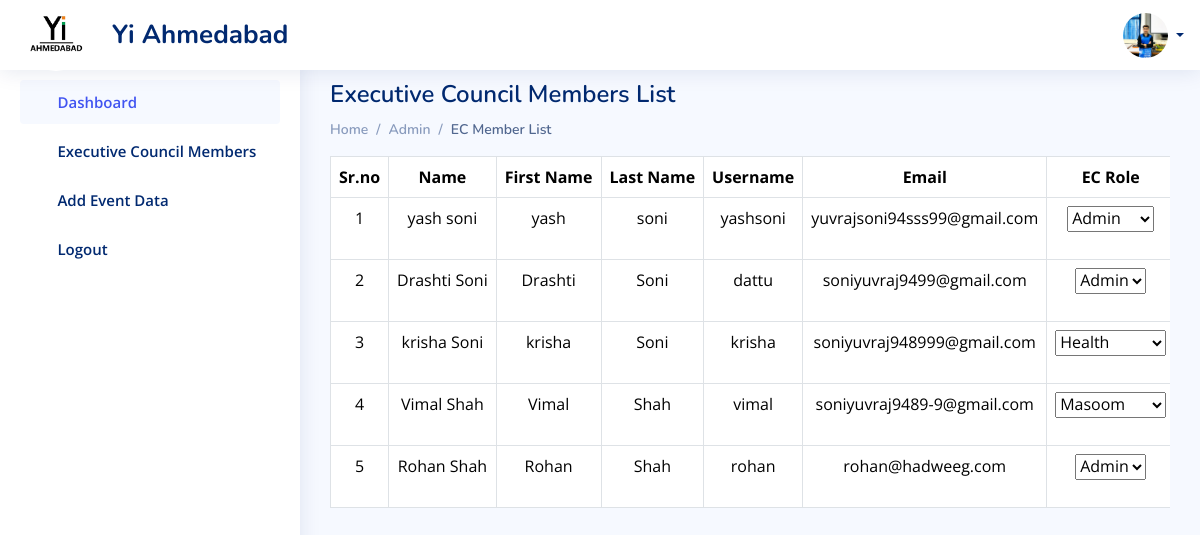
Before: /EC-Member-List (signed in) with the older database file.
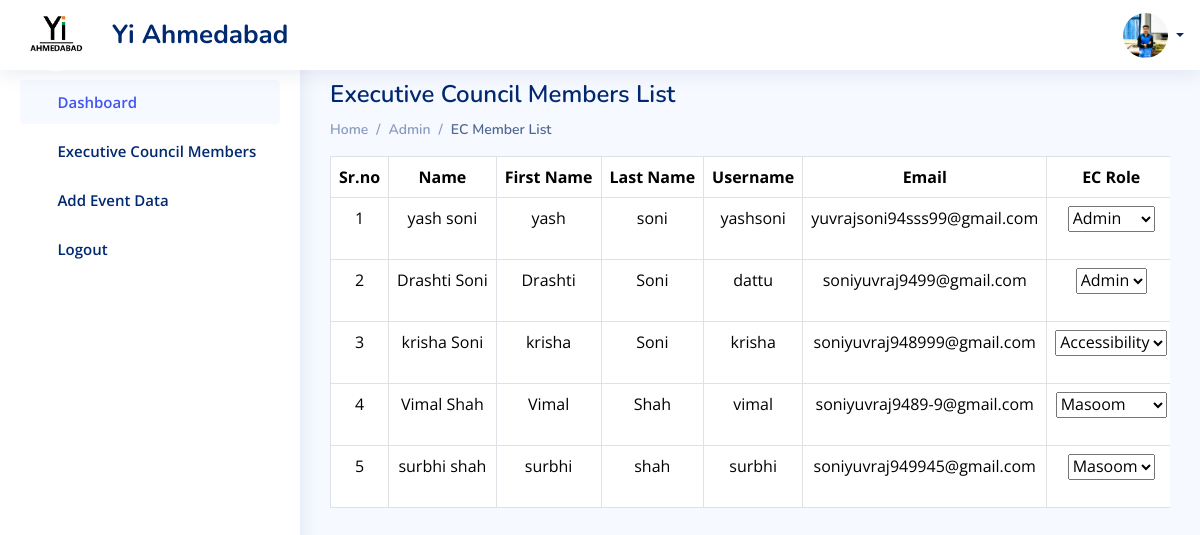
After: the same page with the newer database file.
### admin_app/models.py (models this page shows, shortened)
class LoginSide(AbstractUser):
    id = models.UUIDField(primary_key=True,default=uuid.uuid4,editable=False)
    login_role = models.ManyToManyField(Login_Role,)
    first_name = models.CharField(max_length=200,null=True)
    last_name = models.CharField(max_length=200)
    email = models.EmailField(max_length=200,unique=True,)
    photo = models.ImageField(upload_to='user_photo/', null=True,)
    phone_number = models.CharField(max_length=15,default='Phone Number')

### admin_app/views.py (the view)
# urls.py: path('EC-Member-List',manager_list,name='View-manager'),
def manager_list(request):
    if not request.user.login_role.filter(name='Admin').exists():
        return redirect('Error-Page')
    manager = LoginSide.objects.all().distinct()
    login_role = Login_Role.objects.all()
    user_roles = request.user.login_role.all()
    contex = {
        'role' :login_role,
        'managers' :manager,
        'user_role': user_roles
    }
    return render(request,'Admin/view_manager.html',contex)

### admin_app/Templates/Admin/view_manager.html (shortened to what this page needs)
{% load static %}
<!DOCTYPE html>
<html lang="en">
<head>
  <link href="{% static 'assets/vendor/bootstrap/css/bootstrap.min.css' %}" rel="stylesheet">
  <link href="{% static 'assets/vendor/bootstrap-icons/bootstrap-icons.css' %}" rel="stylesheet">
  <link href="{% static 'assets/css/style.css' %}" rel="stylesheet">
</head>
<body>
  {% include 'Admin/components/header.html' %}
  {% include 'Admin/components/side_navbar.html' %}
  <main id="main" class="main">
    <div class="pagetitle">
      <h1>Executive Council Members List</h1>
    </div>
      <nav>
        <ol class="breadcrumb">
          <li class="breadcrumb-item"><a href="{% url 'Admin_Dashboard' %}">Home</a></li>
          <li class="breadcrumb-item">Admin</li>
          <li class="breadcrumb-item active">EC Member List</li>
        </ol>
      </nav>
  <div class="table-responsive">
    <table class="table table-bordered">
        <thead>
            <tr class="text-nowrap" align="center">
                <th>Sr.no</th>
                <th>Name</th>
                <th>First Name</th>
                <th>Last Name</th>
                <th>Username</th>
                <th>Email</th>
                <th>EC Role</th>
            </tr>
        </thead>
        <tbody>
      {% for manager in managers %}
    <tr class="text-nowrap" align="center">
        <td>{{ forloop.counter }}</td>
        <td>{{ manager.first_name }} {{ manager.last_name }}</td>
        <td>{{ manager.first_name }}</td>
        <td>{{ manager.last_name }}</td>
        <td>{{ manager.username }}</td>
        <td>{{ manager.email }}</td>
       <td><select>
        {% for role in manager.login_role.all %}
            <option   value="{{ role.name }}">{{ role.name }}</option>
        {% endfor %}
    </select></td>
            </tr>
      <div class="modal fade" id="editModal{{ manager.id }}" tabindex="-1" aria-labelledby="editModal{{ manager.id }}" aria-hidden="true">
         {% endfor %}
        </tbody>
    </table>
</div>
  </main>
</body>
</html>

### admin_app/Templates/Admin/components/header.html (shortened to what this page needs)
{% load static %}
<header id="header" class="header fixed-top d-flex align-items-center">
    <div class="d-flex align-items-center justify-content-between">
      <a href="{% url 'Admin_Dashboard' %}" class="logo d-flex align-items-center">
  <img src="{% static 'Image/YIIMG.png' %}" alt="logo img" class="rounded-circle" >
        <span class="d-none d-lg-block">Yi Ahmedabad</span>
      </a>
      <i class="bi bi-list toggle-sidebar-btn"></i>
    </div>
    <nav class="header-nav ms-auto">
      <ul class="d-flex align-items-center">
        <li class="nav-item dropdown pe-3">
          <a class="nav-link nav-profile d-flex align-items-center pe-0" href="#" data-bs-toggle="dropdown">
            <img src="{% if user.photo %}{{ user.photo.url }}{% else %}{% static 'Image/img.png' %}{% endif %}" height="45px" width="45px" alt="Profile" class="rounded-circle">
            <span class="d-none d-md-block dropdown-toggle ps-2"></span>
          </a>
        </li>
      </ul>
    </nav>
  </header>

Changed rows visible on the page:
removed LoginSide: first_name "Rohan", last_name "Shah", username "rohan", email "rohan@hadweeg.com"
changed LoginSide "krisha": value "Health" → "Accessibility"
added LoginSide: first_name "surbhi", last_name "shah", username "surbhi", email "soniyuvraj949945@gmail.com"
